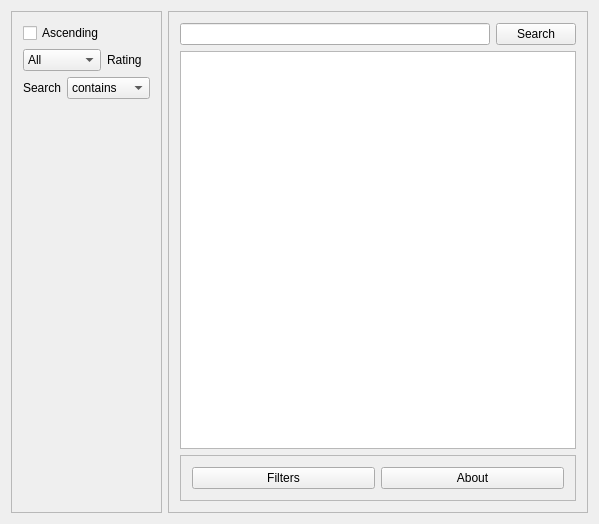
<?xml version="1.0" encoding="UTF-8"?>
<ui version="4.0">
 <class>Widget</class>
 <widget class="GeoWidget" name="Widget">
  <property name="geometry">
   <rect>
    <x>0</x>
    <y>0</y>
    <width>599</width>
    <height>524</height>
   </rect>
  </property>
  <property name="windowTitle">
   <string>Widget</string>
  </property>
  <layout class="QHBoxLayout" name="horizontalLayout_3">
   <item>
    <widget class="QFrame" name="filter_dlg">
     <property name="enabled">
      <bool>true</bool>
     </property>
     <property name="frameShape">
      <enum>QFrame::StyledPanel</enum>
     </property>
     <property name="frameShadow">
      <enum>QFrame::Raised</enum>
     </property>
     <layout class="QVBoxLayout" name="verticalLayout_2">
      <item>
       <widget class="QCheckBox" name="checkBox">
        <property name="text">
         <string>Ascending</string>
        </property>
       </widget>
      </item>
      <item>
       <layout class="QHBoxLayout" name="horizontalLayout_2">
        <item>
         <widget class="QComboBox" name="comboBox">
          <item>
           <property name="text">
            <string>All</string>
           </property>
          </item>
          <item>
           <property name="text">
            <string>Platinum</string>
           </property>
          </item>
          <item>
           <property name="text">
            <string>Gold</string>
           </property>
          </item>
          <item>
           <property name="text">
            <string>Silver</string>
           </property>
          </item>
          <item>
           <property name="text">
            <string>Bronze</string>
           </property>
          </item>
          <item>
           <property name="text">
            <string>Garbage</string>
           </property>
          </item>
         </widget>
        </item>
        <item>
         <widget class="QLabel" name="label">
          <property name="text">
           <string>Rating</string>
          </property>
         </widget>
        </item>
       </layout>
      </item>
      <item>
       <layout class="QHBoxLayout" name="horizontalLayout_4">
        <item>
         <widget class="QLabel" name="label_2">
          <property name="text">
           <string>Search</string>
          </property>
         </widget>
        </item>
        <item>
         <widget class="QComboBox" name="comboBox_2">
          <item>
           <property name="text">
            <string>contains</string>
           </property>
          </item>
          <item>
           <property name="text">
            <string>starts with</string>
           </property>
          </item>
          <item>
           <property name="text">
            <string>ends with</string>
           </property>
          </item>
         </widget>
        </item>
       </layout>
      </item>
      <item>
       <spacer name="verticalSpacer">
        <property name="orientation">
         <enum>Qt::Vertical</enum>
        </property>
        <property name="sizeHint" stdset="0">
         <size>
          <width>20</width>
          <height>395</height>
         </size>
        </property>
       </spacer>
      </item>
     </layout>
    </widget>
   </item>
   <item>
    <widget class="QFrame" name="frame_2">
     <property name="frameShape">
      <enum>QFrame::StyledPanel</enum>
     </property>
     <property name="frameShadow">
      <enum>QFrame::Raised</enum>
     </property>
     <layout class="QVBoxLayout" name="verticalLayout">
      <item>
       <layout class="QHBoxLayout" name="horizontalLayout">
        <item>
         <widget class="QLineEdit" name="lineEdit"/>
        </item>
        <item>
         <widget class="QPushButton" name="searchBtn">
          <property name="text">
           <string>Search</string>
          </property>
         </widget>
        </item>
       </layout>
      </item>
      <item>
       <widget class="QListWidget" name="listWidget"/>
      </item>
      <item>
       <widget class="QFrame" name="menu">
        <property name="frameShape">
         <enum>QFrame::StyledPanel</enum>
        </property>
        <property name="frameShadow">
         <enum>QFrame::Raised</enum>
        </property>
        <layout class="QHBoxLayout" name="horizontalLayout_5">
         <item>
          <widget class="QPushButton" name="setFilters">
           <property name="text">
            <string>Filters</string>
           </property>
          </widget>
         </item>
         <item>
          <widget class="QPushButton" name="pushButton_3">
           <property name="text">
            <string>About</string>
           </property>
          </widget>
         </item>
        </layout>
       </widget>
      </item>
     </layout>
    </widget>
   </item>
  </layout>
 </widget>
 <layoutdefault spacing="6" margin="11"/>
 <customwidgets>
  <customwidget>
   <class>GeoWidget</class>
   <extends>QWidget</extends>
   <header location="global">geowidget.h</header>
   <container>1</container>
   <slots>
    <signal>sizeChanged(QSize)</signal>
   </slots>
  </customwidget>
 </customwidgets>
 <resources/>
 <connections/>
</ui>
